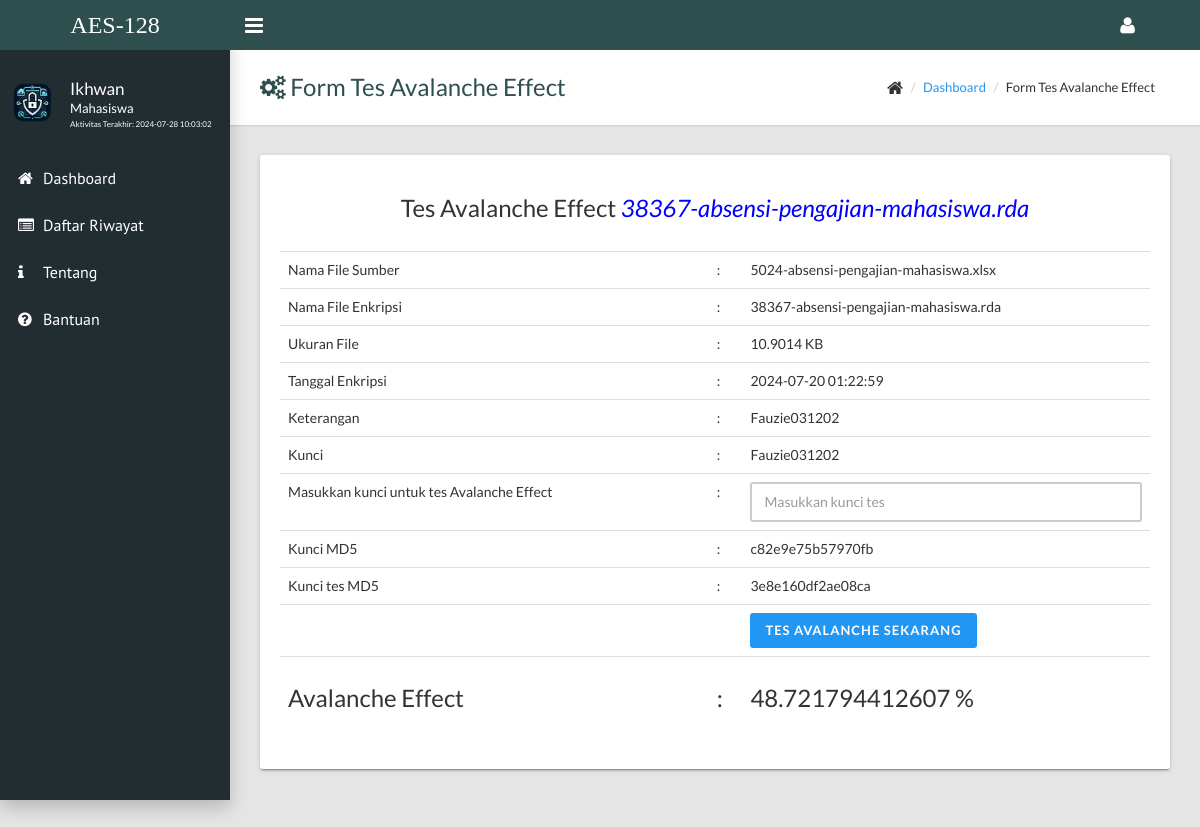
Screenshot of /dashboard/tes_ava.php?id_file=55 (signed in) with the database file from the repository.
### tables this page shows
CREATE TABLE `users` (
  `username` varchar(15) NOT NULL,
  `password` varchar(100) DEFAULT NULL,
  `fullname` varchar(50) DEFAULT NULL,
  `job_title` varchar(50) DEFAULT NULL,
  `join_date` timestamp NULL DEFAULT NULL,
  `last_activity` timestamp NULL DEFAULT NULL
);

CREATE TABLE `file` (
  `id_file` int(11) NOT NULL,
  `username` varchar(15) DEFAULT NULL,
  `file_name_source` varchar(255) DEFAULT NULL,
  `file_name_finish` varchar(255) DEFAULT NULL,
  `file_url` varchar(255) DEFAULT NULL,
  `file_size` float DEFAULT NULL,
  `password` varchar(16) DEFAULT NULL,
  `tgl_upload` timestamp NULL DEFAULT NULL,
  `status` enum('1','2') DEFAULT NULL,
  `waktu` varchar(6) DEFAULT NULL,
  `waktu_2` varchar(6) DEFAULT NULL,
  `keterangan` varchar(255) DEFAULT NULL,
  `kunci` varchar(200) DEFAULT NULL,
  `kunci_tes` varchar(16) DEFAULT NULL,
  `password_tes` varchar(200) DEFAULT NULL,
  `tes_ava` varchar(20) DEFAULT NULL,
  `tes_en` varchar(20) DEFAULT NULL
);

### dashboard/tes_ava.php (the view, shortened to what this page needs)
<?php
include('../config.php');
?>
<!DOCTYPE html>
<html>
<?php
$user = $_SESSION['username'];
$query = mysqli_query($koneksi,"SELECT fullname,job_title,last_activity FROM users WHERE username='$user'");
$data = mysqli_fetch_array($query);
?>
  <head>
    <link rel="stylesheet" type="text/css" href="../assets/css/main.css">
  </head>
  <body class="sidebar-mini fixed">
    <div class="wrapper">
      <header class="main-header hidden-print"><a class="logo" href="index.php" style="font-size:18pt; font-family: Times new roman; background-color: #2F4F4F;"><span>AES-128</span></a>
        <nav class="navbar navbar-static-top" style="background-color: #2F4F4F;">
          <a class="sidebar-toggle" href="#" data-toggle="offcanvas"></a>
          <div class="navbar-custom-menu">
            <ul class="top-nav">
              <li class="dropdown"><a class="dropdown-toggle" href="#" data-toggle="dropdown" role="button" aria-haspopup="true" aria-expanded="false"><i class="fa fa-user fa-lg"></i></a>
              </li>
            </ul>
          </div>
        </nav>
      </header>
      <aside class="main-sidebar hidden-print">
        <section class="sidebar">
          <div class="user-panel">
            <div class="pull-left image"><img class="img-circle" src="../assets/images/lockandkey2.png" alt="User Image"></div>
            <div class="pull-left info">
              <p style="margin-top:-5px;"><?php echo $data['fullname']; ?></p>
              <p class="designation"><?php echo $data['job_title']; ?></p>
              <p class="designation" style="font-size:6pt;">Aktivitas Terakhir: <?php echo $data['last_activity'] ?></p>
            </div>
          </div>
          <ul class="sidebar-menu" >
            <li><a href="index.php"><i class="fa fa-home" ></i><span>Dashboard</span></a></li>
            <li><a href="history.php"><i class="fa fa-list-alt"></i><span>Daftar Riwayat</span></a></li>
            <li><a href="about.php"><i class="fa fa-info"></i><span>Tentang</span></a></li>
            <li><a href="help.php"><i class="fa fa-question-circle"></i><span>Bantuan</span></a></li>
          </ul>
        </section>
      </aside>
      <div class="content-wrapper">
        <div class="page-title">
          <div>
            <h1 style = "color : #2F4F4F"><i class="fa fa-gears" style = "color : #2F4F4F"></i> Form Tes Avalanche Effect</h1>
          </div>
          <div>
            <ul class="breadcrumb">
              <li><i class="fa fa-home fa-lg"></i></li>
              <li><a href="index.php" style = "color : #2196F3">Dashboard</a></li>
              <li>Form Tes Avalanche Effect</li>
            </ul>
          </div>
        </div>
        <div class="row">
          <div class="col-md-12">
            <div class="card">
              <div class="card-body">
                <?php
                $id_file = $_GET['id_file'];
                $query = mysqli_query($koneksi,"SELECT * FROM file WHERE id_file='$id_file'");
                $data2 = mysqli_fetch_array($query);
                ?>
                <h3 align="center">Tes Avalanche Effect <i style="color:blue"><?php echo $data2['file_name_finish'] ?></i></h3><br>
                <form class="form-horizontal" method="post" action="tes-process.php?id_file">
                <div class="table-responsive">
                  <table class="table striped">
                       <tr>
                         <td>Nama File Sumber</td>
                         <td>:</td>
                         <td><?php echo $data2['file_name_source']; ?></td>
                       </tr>
                       <tr>
                         <td>Nama File Enkripsi</td>
                         <td>:</td>
                         <td><?php echo $data2['file_name_finish']; ?></td>
                       </tr>
                       <tr>
                         <td>Ukuran File</td>
                         <td>:</td>
                         <td><?php echo $data2['file_size']; ?> KB</td>
                       </tr>
                       <tr>
                         <td>Tanggal Enkripsi</td>
                         <td>:</td>
                         <td><?php echo $data2['tgl_upload']; ?></td>
                       </tr>
                       <tr>
                         <td>Keterangan</td>
                         <td>:</td>
                         <td><?php echo $data2['keterangan']; ?></td>
                       </tr>
                       <tr>
                         <td>Kunci</td>
                         <td>:</td>
                         <td><?php echo $data2['kunci']; ?></td>
                       </tr>
                       <tr>
                         <td>Masukkan kunci untuk tes Avalanche Effect</td>
                         <td>:</td>
                         <td>
                           <input class="form-control" id="inputPassword" placeholder="Masukkan kunci tes" name="pwdfile" required>
                       </td>
                       </tr>
                       <tr>
                         <td>Kunci MD5</td>
                         <td>:</td>
                         <td><?php echo $data2['password']; ?></td>
                       </tr>
                       <tr>
                         <td>Kunci tes MD5</td>
                         <td>:</td>
                         <td><?php echo $data2['kunci_tes']; ?></td>
                       </tr>
                      <tr><td></td><td></td>
                      <td>
                      <input type="submit" name="tes" value="Tes Avalanche Sekarang" class="btn btn-primary" style = "background-color : #2196F3">
                      </td>
                      </tr>
                      <tr>
                         <td><h3>Avalanche Effect</h3></td>
                         <td><h3>:</h3></td>
                         <td><h3><?php echo $data2['tes_ava']; ?> %</h3></td>
                       </tr>
                  </table>
                </div>
              </form>
            </div>
          </div>
        </div>
      </div>
    </div>
  </body>
</html>

### rows the page displays
users: fullname "Ikhwan", job_title "Mahasiswa", last_activity "2024-07-28 10:03:02"
file: file_name_finish "38367-absensi-pengajian-mahasiswa.rda", file_name_source "5024-absensi-pengajian-mahasiswa.xlsx", file_size "10.9014", tgl_upload "2024-07-20 01:22:59", keterangan "Fauzie031202", kunci "Fauzie031202", password "c82e9e75b57970fb", kunci_tes "3e8e160df2ae08ca", tes_ava "48.721794412607"
